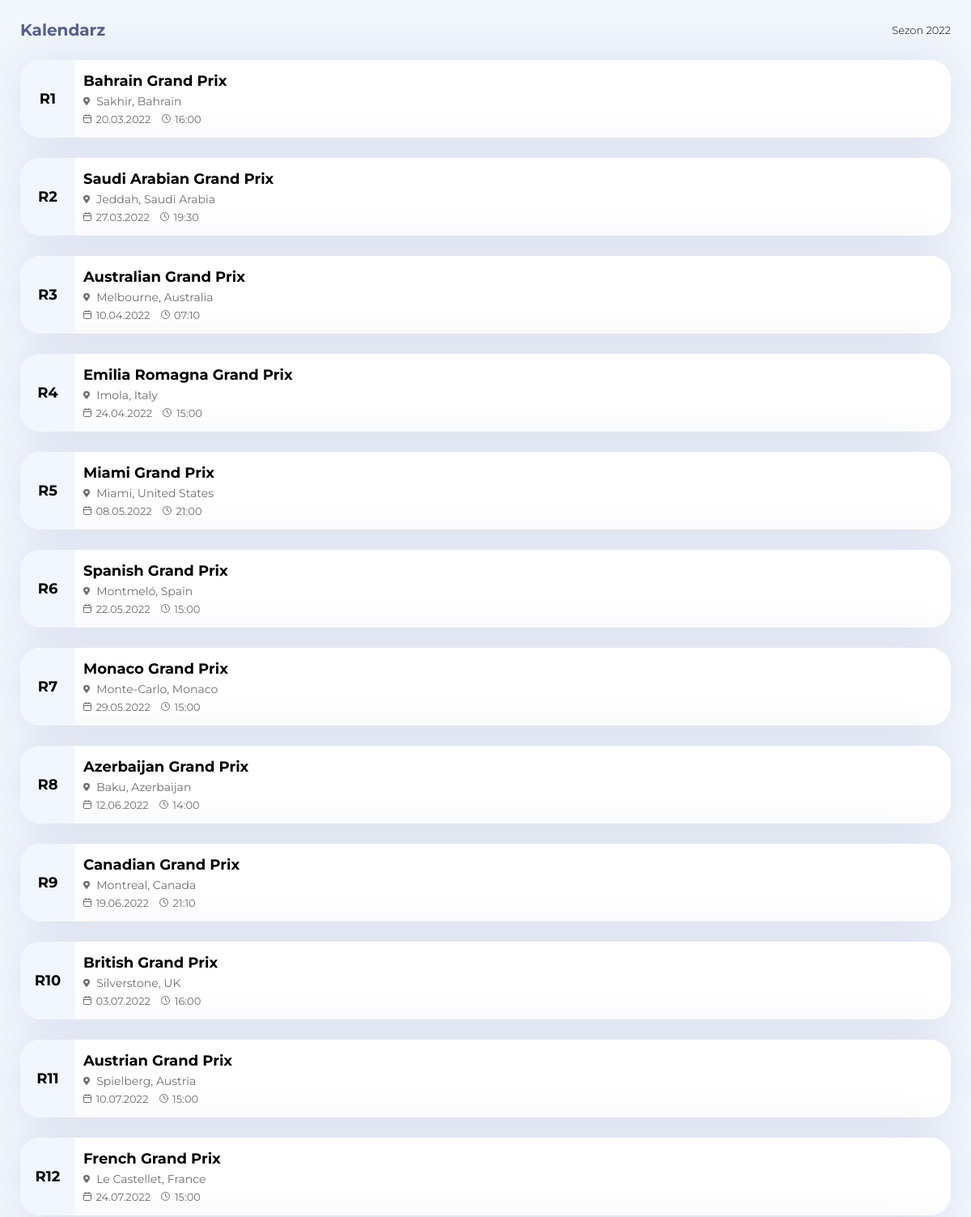
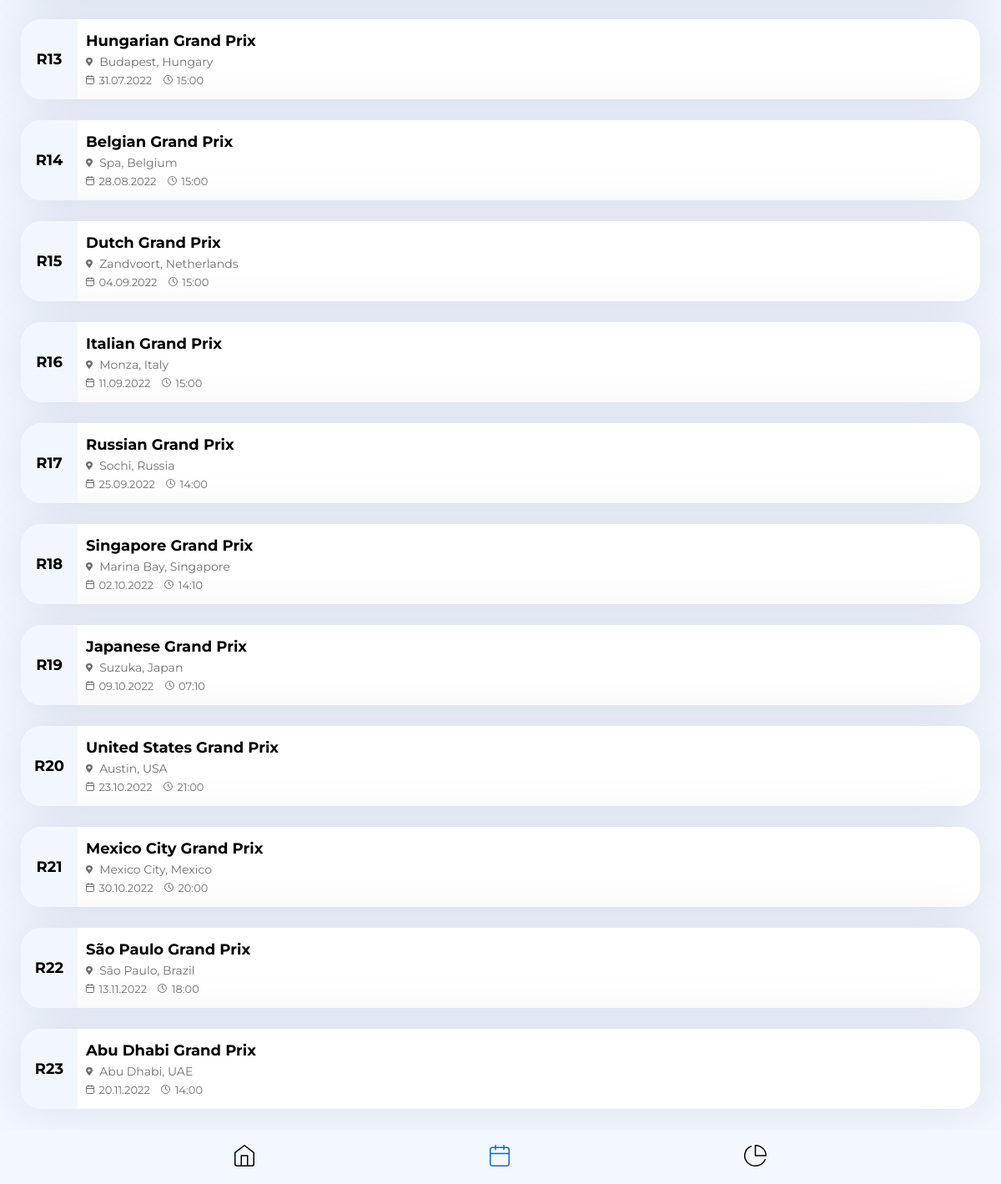
Screenshot of /app/calendar.php with the database file from the repository (2 pictures, top to bottom).
### tables this page shows
CREATE TABLE `settings` (
  `SettingID` int(11) NOT NULL,
  `Name` varchar(255) NOT NULL,
  `Value` varchar(255) DEFAULT NULL,
  `LastUpdate` datetime NOT NULL
);

CREATE TABLE `races` (
  `Round` int(11) NOT NULL,
  `Name` varchar(255) NOT NULL,
  `DateAndTime` datetime NOT NULL,
  `Circuit` varchar(255) NOT NULL,
  `City` varchar(255) NOT NULL,
  `Country` varchar(255) NOT NULL
);

### app/core.php (called while the page is built, shortened)
<?php
class CMS_Core
{
	function __construct($server, $user, $pass, $db)
	{
		$this->Database = new mysqli($server, $user, $pass, $db);
		include APP_PATH . 'models/m_f1apidata.php';
		$this->F1ApiData = new F1ApiData();
		include APP_PATH . 'models/m_f1companion.php';
		$this->F1Companion = new F1Companion();
	}
	function load($url)
	{
		include $url;
	}
}

### app/calendar.php (called while the page is built)
<?php
include 'init.php';
$CMS->load(APP_PATH . 'views/v_calendar.php');

### app/init.php (called while the page is built, shortened)
<?php
$server = 'localhost';
$user = 'root';
$pass = '';
$db = 'f1companion';
require_once(APP_PATH . 'core.php');
$CMS = new CMS_Core($server, $user, $pass, $db);

### app/models/m_f1apidata.php (called while the page is built, shortened)
<?php
class F1ApiData
{
    function getRaceScheduleFromDb()
    {
        global $CMS;
        $stmt = $CMS->Database->query('SELECT * FROM races');
        $schedule = $stmt->fetch_all(MYSQLI_ASSOC);
        return $schedule;
    }
}

### app/models/m_template.php (called while the page is built, shortened)
<?php
class Template
{
    function showNav(string $activeTab)
    {
        include APP_PATH . 'templates/t_nav.php';
    }
    function showRaceCard(int $round, string $raceName, string $raceLocation, string $raceDate, string $raceTime, bool $addArrow = false)
    {
        include APP_PATH . 'templates/t_race_card.php';
    }
}

### app/templates/t_race_card.php (the view, shortened to what this page needs)
<div class="race_card">
    <div class="race_round">
        R<?php echo $round; ?>
    </div>
    <div class="race_info_block">
        <div class="race_info">
            <div class="race_name">
                <?php echo $raceName; ?>
            </div>
            <div class="race_location">
                <img src="<?php echo APP_RES; ?>img/location.svg" alt="">
                <?php echo $raceLocation; ?>
            </div>
            <div class="race_datetime">
                <img src="<?php echo APP_RES; ?>img/calendar.svg" alt="">
                <?php echo $raceDate; ?>
                <img src="<?php echo APP_RES; ?>img/clock.svg" class="race_card_clock_img" alt="">
                <?php echo $raceTime; ?>
            </div>
        </div>
    </div>
</div>

### app/views/v_calendar.php (shortened to what this page needs)
<!DOCTYPE html>
<html lang="pl">
<head>
</head>
<body>
    <div class="app_container">
        <h2>Kalendarz<span class="season_year">Sezon <?php echo $this->F1Companion->getSeasonYear(); ?></span></h2>
        <?php $this->F1Companion->showRaceSchedule(); ?>
    </div>
</body>
</html>

### app/models/m_f1companion.php (shortened to what this page needs)
<?php
class F1Companion
{
    function getSeasonYear()
    {
        global $CMS;
        $stmt = $CMS->Database->query('SELECT Value FROM settings WHERE Name = "SeasonYear"');
        $year = $stmt->fetch_assoc();
        return $year['Value'];
    }
    function showRaceSchedule()
    {
        global $CMS;
        $schedule = $CMS->F1ApiData->getRaceScheduleFromDb();
        foreach ($schedule as $race) {
            $raceDateTime = new DateTime($race['DateAndTime']);
            $raceDate = $raceDateTime->format('d.m.Y');
            $raceTime = $raceDateTime->format('H:i');
            $raceLocation = $race['City'] . ', ' . $race['Country'];
            $CMS->Template->showRaceCard($race['Round'], $race['Name'], $raceLocation, $raceDate, $raceTime);
        }
    }
}

### app/res/css/style.css (style rules this page uses)
* { margin: 0; padding: 0; }
html { font-size: 10px; font-family: 'Montserrat', sans-serif; width: 100vw; height: 100vh; }
body { background-color: #F3F8FE; }
.app_container { margin: 25px; padding-bottom: 6.5rem; }
h2 { font-size: 2rem; color: #565D94; font-weight: bold; display: -webkit-box; display: -ms-flexbox; display: flex; -webkit-box-pack: justify; -ms-flex-pack: justify; justify-content: space-between; -ms-flex-item-align: center; align-self: center; -webkit-box-align: center; -ms-flex-align: center; align-items: center; }
h2 .season_year { font-weight: 300; font-size: 1.3rem; color: #000000; }
.race_card { background-color: #FFFFFF; border-radius: 25px; display: -webkit-box; display: -ms-flexbox; display: flex; -webkit-box-shadow: 0px 0px 60px rgba(86, 93, 148, 0.16); box-shadow: 0px 0px 60px rgba(86, 93, 148, 0.16); margin: 2.5rem 0rem; color: #000000; }
.race_card .race_round { width: 7.4rem; display: -webkit-box; display: -ms-flexbox; display: flex; -webkit-box-pack: center; -ms-flex-pack: center; justify-content: center; -webkit-box-align: center; -ms-flex-align: center; align-items: center; font-size: 1.8rem; font-weight: bold; background-color: #F2F6FE; border-top-left-radius: 25px; border-bottom-left-radius: 25px; }
.race_card .race_info_block { padding: 1.5rem 1.5rem 1.5rem 1rem; width: 100%; display: -webkit-box; display: -ms-flexbox; display: flex; -webkit-box-pack: justify; -ms-flex-pack: justify; justify-content: space-between; }
.race_card .race_info_block .race_name { font-weight: bold; font-size: 1.8rem; padding-right: 1.5rem; }
.race_card .race_info_block .race_location { font-size: 1.4rem; color: #6E6E6E; margin: 0.5rem 0rem; }
.race_card .race_info_block .race_location img { margin-right: 0.5rem; }
.race_card .race_info_block .race_datetime { font-size: 1.3rem; color: #6E6E6E; }
.race_card .race_info_block .race_datetime img { margin-right: 0.2rem; }
.race_card .race_info_block .race_datetime .race_card_clock_img { margin-left: 1rem; }

### rows the page displays
settings: Value "2022"
races: round "1", Name "Bahrain Grand Prix", raceLocation "Sakhir, Bahrain", DateAndTime "20.03.2022", DateAndTime "16:00"
races: round "2", Name "Saudi Arabian Grand Prix", raceLocation "Jeddah, Saudi Arabia", DateAndTime "27.03.2022", DateAndTime "19:30"
races: round "3", Name "Australian Grand Prix", raceLocation "Melbourne, Australia", DateAndTime "10.04.2022", DateAndTime "07:10"
races: round "4", Name "Emilia Romagna Grand Prix", raceLocation "Imola, Italy", DateAndTime "24.04.2022", DateAndTime "15:00"
races: round "5", Name "Miami Grand Prix", raceLocation "Miami, United States", DateAndTime "08.05.2022", DateAndTime "21:00"
races: round "6", Name "Spanish Grand Prix", raceLocation "Montmeló, Spain", DateAndTime "22.05.2022", DateAndTime "15:00"
races: round "7", Name "Monaco Grand Prix", raceLocation "Monte-Carlo, Monaco", DateAndTime "29.05.2022", DateAndTime "15:00"
races: round "8", Name "Azerbaijan Grand Prix", raceLocation "Baku, Azerbaijan", DateAndTime "12.06.2022", DateAndTime "14:00"
races: round "9", Name "Canadian Grand Prix", raceLocation "Montreal, Canada", DateAndTime "19.06.2022", DateAndTime "21:10"
races: round "10", Name "British Grand Prix", raceLocation "Silverstone, UK", DateAndTime "03.07.2022", DateAndTime "16:00"
races: round "11", Name "Austrian Grand Prix", raceLocation "Spielberg, Austria", DateAndTime "10.07.2022", DateAndTime "15:00"
races: round "12", Name "French Grand Prix", raceLocation "Le Castellet, France", DateAndTime "24.07.2022", DateAndTime "15:00"
races: round "13", Name "Hungarian Grand Prix", raceLocation "Budapest, Hungary", DateAndTime "31.07.2022", DateAndTime "15:00"
races: round "14", Name "Belgian Grand Prix", raceLocation "Spa, Belgium", DateAndTime "28.08.2022", DateAndTime "15:00"
races: round "15", Name "Dutch Grand Prix", raceLocation "Zandvoort, Netherlands", DateAndTime "04.09.2022", DateAndTime "15:00"
races: round "16", Name "Italian Grand Prix", raceLocation "Monza, Italy", DateAndTime "11.09.2022", DateAndTime "15:00"
races: round "17", Name "Russian Grand Prix", raceLocation "Sochi, Russia", DateAndTime "25.09.2022", DateAndTime "14:00"
races: round "18", Name "Singapore Grand Prix", raceLocation "Marina Bay, Singapore", DateAndTime "02.10.2022", DateAndTime "14:10"
races: round "19", Name "Japanese Grand Prix", raceLocation "Suzuka, Japan", DateAndTime "09.10.2022", DateAndTime "07:10"
races: round "20", Name "United States Grand Prix", raceLocation "Austin, USA", DateAndTime "23.10.2022", DateAndTime "21:00"
races: round "21", Name "Mexico City Grand Prix", raceLocation "Mexico City, Mexico", DateAndTime "30.10.2022", DateAndTime "20:00"
races: round "22", Name "São Paulo Grand Prix", raceLocation "São Paulo, Brazil", DateAndTime "13.11.2022", DateAndTime "18:00"
races: round "23", Name "Abu Dhabi Grand Prix", raceLocation "Abu Dhabi, UAE", DateAndTime "20.11.2022", DateAndTime "14:00"
